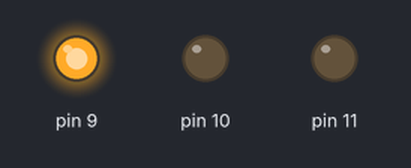
Bench run of a sketch on a simulated Arduino Uno, built with avr-gcc and run on an emulated ATmega328P. On the bench: output pins drawn as LEDs (lit = HIGH).

Above: at 0.5 s.
At 2.5 s:
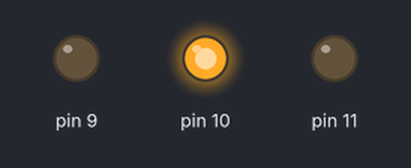
At 4.5 s:
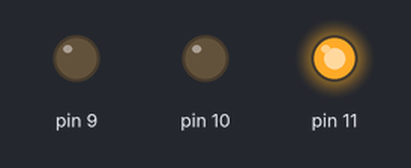
At 5.5 s:
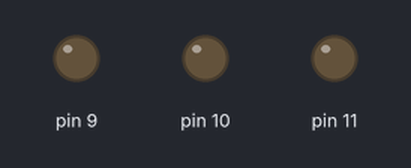
Timing chart, 0 to 7.8 s (numbered marks = the images above):
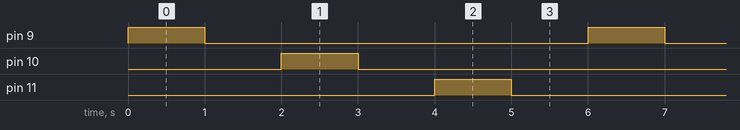

The sketch:

leds-demo.ino
```cpp
void setup()
{
  pinMode(9, OUTPUT);
  pinMode(10, OUTPUT);
  pinMode(11, OUTPUT);
}

void turn(int LED) {
  digitalWrite(LED, HIGH);
  delay(1000);
  digitalWrite(LED, LOW);
  delay(1000);
}

void loop()
{
  turn(9);
  turn(10);
  turn(11);
}
```

Measured:
- by itself, pin 9–11: alternates HIGH for 1.0 s and LOW for 5.0 s
- by itself, everything shown: repeats every 6.0 s, in 6 steps
